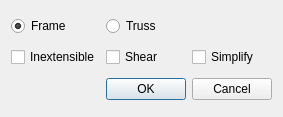
<?xml version="1.0" encoding="UTF-8"?>
<ui version="4.0">
 <class>Dialog</class>
 <widget class="QDialog" name="Dialog">
  <property name="geometry">
   <rect>
    <x>0</x>
    <y>0</y>
    <width>283</width>
    <height>117</height>
   </rect>
  </property>
  <property name="windowTitle">
   <string>Analysis Modes</string>
  </property>
  <layout class="QGridLayout" name="gridLayout">
   <item row="0" column="0">
    <widget class="QRadioButton" name="frameMode">
     <property name="text">
      <string>Frame</string>
     </property>
     <property name="checked">
      <bool>true</bool>
     </property>
     <attribute name="buttonGroup">
      <string notr="true">buttonGroup</string>
     </attribute>
    </widget>
   </item>
   <item row="0" column="1">
    <widget class="QRadioButton" name="trussMode">
     <property name="text">
      <string>Truss</string>
     </property>
     <attribute name="buttonGroup">
      <string notr="true">buttonGroup</string>
     </attribute>
    </widget>
   </item>
   <item row="1" column="0">
    <widget class="QCheckBox" name="inextensibleMode">
     <property name="toolTip">
      <string>analyse frame assuming the members inextensible</string>
     </property>
     <property name="whatsThis">
      <string>analyse frame assuming the members inextensible</string>
     </property>
     <property name="text">
      <string>Inextensible</string>
     </property>
    </widget>
   </item>
   <item row="1" column="1">
    <widget class="QCheckBox" name="shearMode">
     <property name="toolTip">
      <string>analyse frame assuming the shear in all the members zero</string>
     </property>
     <property name="statusTip">
      <string/>
     </property>
     <property name="whatsThis">
      <string>analyse frame assuming the shear in all the members zero</string>
     </property>
     <property name="text">
      <string>Shear</string>
     </property>
    </widget>
   </item>
   <item row="1" column="2">
    <widget class="QCheckBox" name="simplifyMode">
     <property name="text">
      <string>Simplify</string>
     </property>
    </widget>
   </item>
   <item row="2" column="0" colspan="3">
    <widget class="QDialogButtonBox" name="buttonBox">
     <property name="standardButtons">
      <set>QDialogButtonBox::Cancel|QDialogButtonBox::Ok</set>
     </property>
    </widget>
   </item>
  </layout>
 </widget>
 <resources/>
 <connections>
  <connection>
   <sender>trussMode</sender>
   <signal>clicked(bool)</signal>
   <receiver>inextensibleMode</receiver>
   <slot>setDisabled(bool)</slot>
   <hints>
    <hint type="sourcelabel">
     <x>117</x>
     <y>23</y>
    </hint>
    <hint type="destinationlabel">
     <x>44</x>
     <y>47</y>
    </hint>
   </hints>
  </connection>
  <connection>
   <sender>trussMode</sender>
   <signal>clicked(bool)</signal>
   <receiver>shearMode</receiver>
   <slot>setDisabled(bool)</slot>
   <hints>
    <hint type="sourcelabel">
     <x>153</x>
     <y>32</y>
    </hint>
    <hint type="destinationlabel">
     <x>151</x>
     <y>45</y>
    </hint>
   </hints>
  </connection>
  <connection>
   <sender>frameMode</sender>
   <signal>clicked(bool)</signal>
   <receiver>inextensibleMode</receiver>
   <slot>setEnabled(bool)</slot>
   <hints>
    <hint type="sourcelabel">
     <x>41</x>
     <y>20</y>
    </hint>
    <hint type="destinationlabel">
     <x>26</x>
     <y>53</y>
    </hint>
   </hints>
  </connection>
  <connection>
   <sender>frameMode</sender>
   <signal>clicked(bool)</signal>
   <receiver>shearMode</receiver>
   <slot>setEnabled(bool)</slot>
   <hints>
    <hint type="sourcelabel">
     <x>66</x>
     <y>22</y>
    </hint>
    <hint type="destinationlabel">
     <x>136</x>
     <y>52</y>
    </hint>
   </hints>
  </connection>
 </connections>
 <buttongroups>
  <buttongroup name="buttonGroup"/>
 </buttongroups>
</ui>
